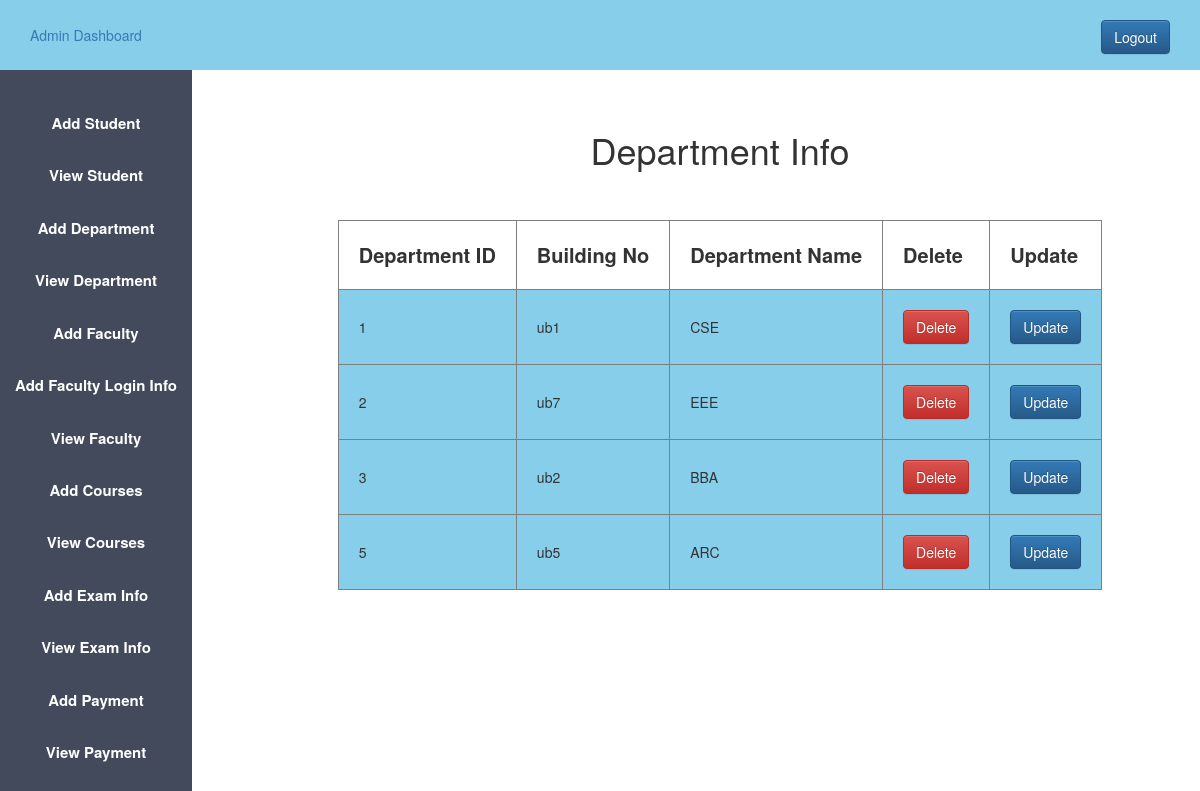
/admin_view_dept.php (signed in), run on the app's committed database.
### tables this page shows
CREATE TABLE `dept` (
  `d_id` int(11) NOT NULL,
  `d_build_no` varchar(100) DEFAULT NULL,
  `d_name` varchar(100) DEFAULT NULL
);

### src/admin_view_dept.php (the view, shortened to what this page needs)
<?php
    $host = "localhost";
    $user = "root";
    $password = "";
    $db = "370project";
    $data= mysqli_connect($host,$user,$password,$db);
    $sql = "SELECT * FROM dept ";
    $result = mysqli_query($data,$sql);
?>
<!DOCTYPE html>
<html>
<head>
<?php
include "admin_css.php"
?>
</head>
<body>
	<?php
    include "admin_sidebar.php"
    ?>
	<div class="content">
        <center>
		<h1>Department Info </h1>
    <br><br>
        <table border="1px">
            <tr>
                <th class = "table_th">Department ID</th>
                <th class = "table_th">Building No</th>
                <th class = "table_th">Department Name</th>
                <th class = "table_th">Delete</th>
                <th class = "table_th">Update</th>
            </tr>
            <?php
            while($info =$result->fetch_assoc())
            {
            ?>
            <tr>
                <td class = "table_td">
                    <?php echo"{$info['d_id']}"; ?>
                </td>
                <td class = "table_td">
                    <?php echo"{$info['d_build_no']}"; ?>
                </td>
                <td class = "table_td">
                    <?php echo"{$info['d_name']}"; ?>
                </td>
                <td class = "table_td">
                    <?php echo "<a class='btn btn-danger' onClick=\" javascript:return confirm('delete this department data'); \" href='admin_delete_dept.php?dept_id={$info['d_id']}'>Delete</a>"; ?>
                </td>
                <td class = "table_td">
                    <?php echo "<a class='btn btn-primary' href='admin_update_dept.php?dept_id={$info['d_id']}'>Update</a>"; ?>
                </td>
            </tr>
            <?php
            }
            ?>
        </table>
        </center>
	</div>
</body>
</html>

### src/admin.css (style rules this page uses)
* { margin: 0px; padding: 0px; }
a,a:hover { text-decoration: none!important; }
.content { margin-left: 20%; margin-top: 5%; }

### src/admin_view_dept.php (style rules this page uses)
.table_th { padding: 20px; font-size: 20px; }
.table_td { padding: 20px; background-color: skyblue; }

### data on the page
dept: d_id "1", d_build_no "ub1", d_name "CSE"
dept: d_id "2", d_build_no "ub7", d_name "EEE"
dept: d_id "3", d_build_no "ub2", d_name "BBA"
dept: d_id "5", d_build_no "ub5", d_name "ARC"
